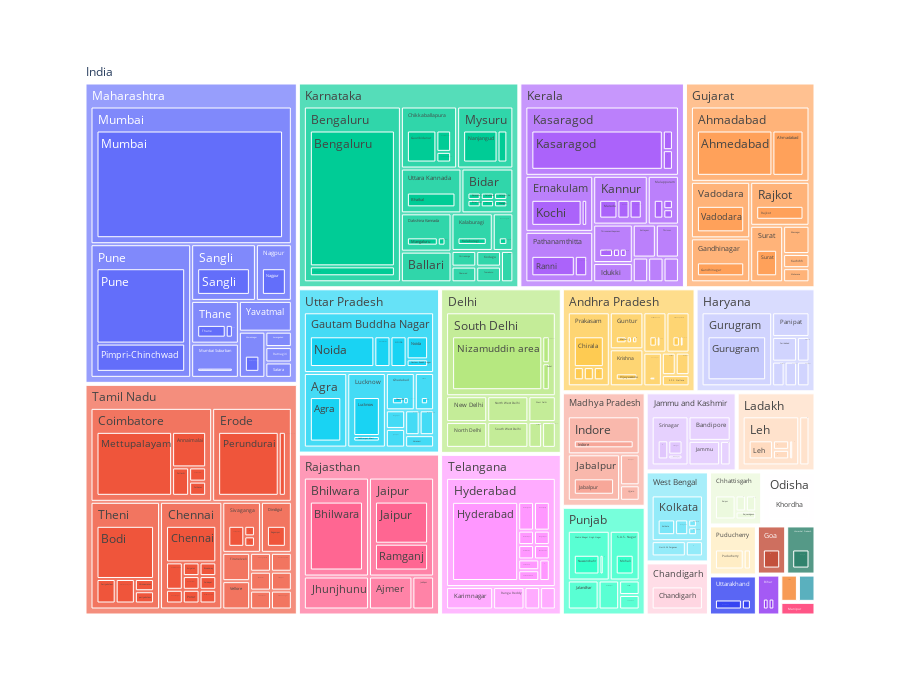

The cell this chart's notebook holds for it:
### Code cell
fig.show()

### Figure 1 — Plotly figure (JSON) as saved in the notebook; plotly's stock layout.template omitted (floating-point values rounded to 4 significant figures; data arrays with more than 128 entries replaced by an {"elided": "..."} marker saying what was removed)
{"data": [{"branchvalues": "total", "domain": {"x": [0, 1], "y": [0, 1]}, "hoverlabel": {"namelength": 0}, "hovertemplate": "labels=%{label}<br>patient_number=%{value}<br>parent=%{parent}<br>id=%{id}", "ids": {"elided": "398 str values"}, "labels": {"elided": "398 str values"}, "name": "", "parents": {"elided": "398 str values"}, "type": "treemap", "values": {"elided": "398 int values"}}], "layout": {"height": 700, "legend": {"tracegroupgap": 0}, "margin": {"t": 60}}}
